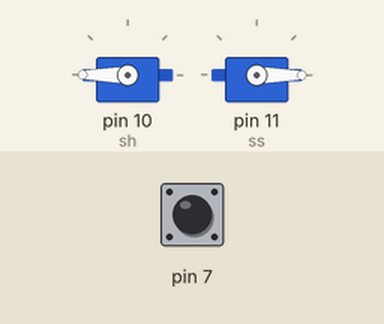
Simulated run of this sketch. Board: Arduino Uno, built with avr-gcc and run on an emulated ATmega328P. On the bench: 2 × servo. The test bench sets the inputs (shaded band); at power-on: pin 7 HIGH.

Above: at 1.6 s.
1.7 s: pin 7 driven LOW
At 3.0 s:
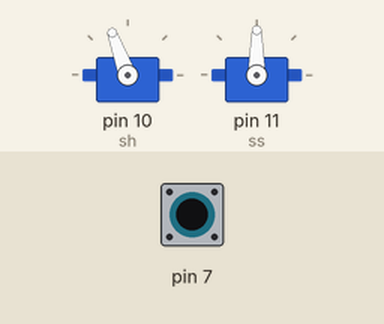
4.2 s: pin 7 pulsed HIGH 2 times (0.12 s each, 0.3 s apart)
At 5.26 s:
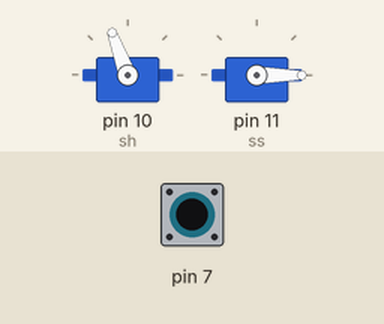
7.2 s: pin 7 driven HIGH
At 7.58 s:
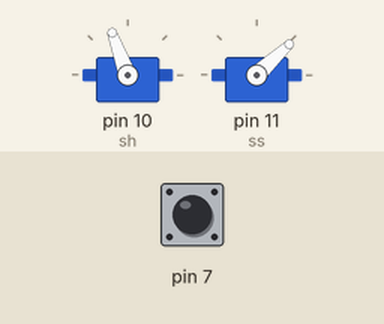
9.6 s: pin 7 pulsed LOW 5 times (0.12 s each, 0.3 s apart)
At 10.32 s:
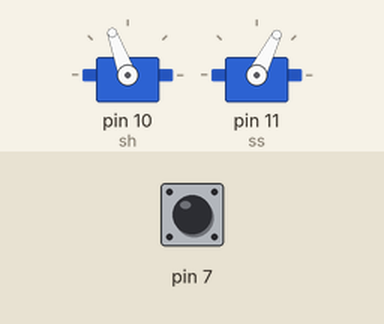
Timing chart, 0 to 12.6 s (numbered marks = the images above; inputs shaded):
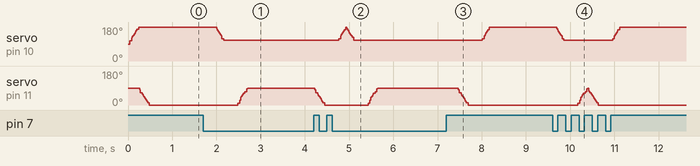

The sketch:

ONOFF_V3.ino
```cpp
#include <VarSpeedServo.h>

VarSpeedServo sh;
VarSpeedServo ss;
int all;
int ho;
int so;
bool sw;

void setup() {
  // put your setup code here, to run once:
  sh.attach(10);
  ss.attach(11);
  ho = 110;
  so = 90;
  all = 0;
  sh.write(180,255,true);
  ss.write(0,255,true);
}

void loop() {
  // put your main code here, to run repeatedly:
  sw = digitalRead(7);
  if (sw == 0){
    sh.write(ho,255,true);
    delay(300);
    ss.write(so,255,true);
  }
  else if (sw == 1){
    ss.write(0,255,true);
    delay(300);
    sh.write(180,255,true);
  }
}
```

Measured:
- after the input at 1.7 s, servo on pin 10 (sh): 180° → 110° after 0.30 s; servo on pin 11 (ss): moves from 0° to 90° over 0.22 s, starting after 0.78 s
- after the input at 4.2 s, servo on pin 10 (sh): rises from 110° to 180° in 0.16 s, then falls to 110° in 0.18 s
- after the input at 7.2 s, servo on pin 10 (sh): 110° → 180° after 0.81 s; servo on pin 11 (ss): moves from 90° to 0° over 0.22 s, starting after 0.27 s
- after the input at 9.6 s, servo on pin 11 (ss): rises from 0° to 90° in 0.22 s, then falls to 0° in 0.24 s
